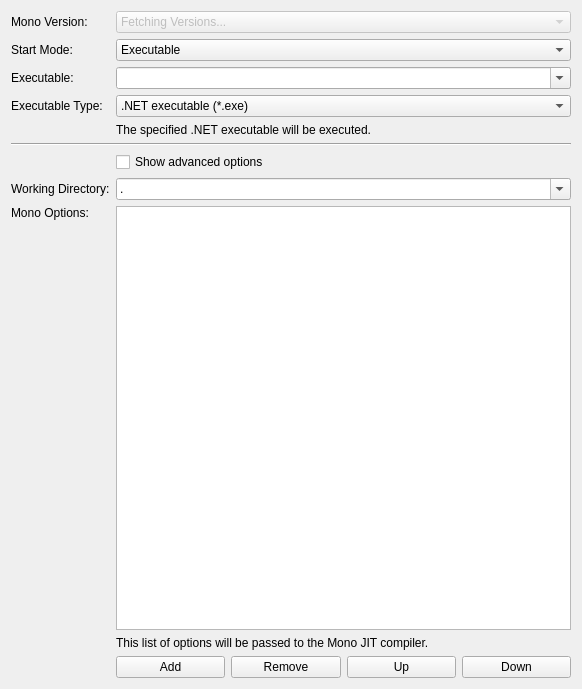
<?xml version="1.0" encoding="UTF-8"?>
<ui version="4.0">
 <class>ProgramPageCSharp</class>
 <widget class="QWidget" name="ProgramPageCSharp">
  <property name="geometry">
   <rect>
    <x>0</x>
    <y>0</y>
    <width>582</width>
    <height>689</height>
   </rect>
  </property>
  <property name="windowTitle">
   <string>Form</string>
  </property>
  <layout class="QVBoxLayout" name="verticalLayout">
   <item>
    <layout class="QGridLayout" name="gridLayout">
     <item row="0" column="0">
      <widget class="QLabel" name="label">
       <property name="text">
        <string>Mono Version:</string>
       </property>
       <property name="buddy">
        <cstring>combo_version</cstring>
       </property>
      </widget>
     </item>
     <item row="0" column="1" colspan="4">
      <widget class="QComboBox" name="combo_version">
       <property name="enabled">
        <bool>false</bool>
       </property>
       <property name="sizePolicy">
        <sizepolicy hsizetype="Preferred" vsizetype="Fixed">
         <horstretch>1</horstretch>
         <verstretch>0</verstretch>
        </sizepolicy>
       </property>
       <item>
        <property name="text">
         <string>Fetching Versions...</string>
        </property>
       </item>
      </widget>
     </item>
     <item row="1" column="0">
      <widget class="QLabel" name="label_3">
       <property name="text">
        <string>Start Mode:</string>
       </property>
       <property name="buddy">
        <cstring>combo_start_mode</cstring>
       </property>
      </widget>
     </item>
     <item row="1" column="1" colspan="4">
      <widget class="QComboBox" name="combo_start_mode">
       <item>
        <property name="text">
         <string>Executable</string>
        </property>
       </item>
      </widget>
     </item>
     <item row="2" column="0">
      <widget class="QLabel" name="label_executable_file">
       <property name="text">
        <string>Executable:</string>
       </property>
       <property name="buddy">
        <cstring>combo_executable_file</cstring>
       </property>
      </widget>
     </item>
     <item row="2" column="1" colspan="4">
      <widget class="QComboBox" name="combo_executable_file">
       <property name="editable">
        <bool>true</bool>
       </property>
       <property name="insertPolicy">
        <enum>QComboBox::NoInsert</enum>
       </property>
      </widget>
     </item>
     <item row="4" column="1" colspan="4">
      <widget class="QLabel" name="label_executable_file_help">
       <property name="text">
        <string>The specified .NET executable will be executed.</string>
       </property>
       <property name="wordWrap">
        <bool>true</bool>
       </property>
      </widget>
     </item>
     <item row="6" column="1" colspan="4">
      <widget class="QCheckBox" name="check_show_advanced_options">
       <property name="text">
        <string>Show advanced options</string>
       </property>
      </widget>
     </item>
     <item row="7" column="0">
      <widget class="QLabel" name="label_working_directory">
       <property name="text">
        <string>Working Directory:</string>
       </property>
      </widget>
     </item>
     <item row="7" column="1" colspan="4">
      <widget class="QComboBox" name="combo_working_directory">
       <property name="editable">
        <bool>true</bool>
       </property>
       <property name="insertPolicy">
        <enum>QComboBox::NoInsert</enum>
       </property>
       <item>
        <property name="text">
         <string>.</string>
        </property>
       </item>
      </widget>
     </item>
     <item row="8" column="0">
      <widget class="QLabel" name="label_options">
       <property name="text">
        <string>Mono Options:</string>
       </property>
       <property name="alignment">
        <set>Qt::AlignLeading|Qt::AlignLeft|Qt::AlignTop</set>
       </property>
      </widget>
     </item>
     <item row="10" column="1">
      <widget class="QPushButton" name="button_add_option">
       <property name="text">
        <string>Add</string>
       </property>
      </widget>
     </item>
     <item row="8" column="1" colspan="4">
      <widget class="ExpandingListWidget" name="list_options"/>
     </item>
     <item row="9" column="1" colspan="4">
      <widget class="QLabel" name="label_options_help">
       <property name="text">
        <string>This list of options will be passed to the Mono JIT compiler.</string>
       </property>
       <property name="wordWrap">
        <bool>true</bool>
       </property>
      </widget>
     </item>
     <item row="10" column="2">
      <widget class="QPushButton" name="button_remove_option">
       <property name="text">
        <string>Remove</string>
       </property>
      </widget>
     </item>
     <item row="10" column="3">
      <widget class="QPushButton" name="button_up_option">
       <property name="text">
        <string>Up</string>
       </property>
      </widget>
     </item>
     <item row="10" column="4">
      <widget class="QPushButton" name="button_down_option">
       <property name="text">
        <string>Down</string>
       </property>
      </widget>
     </item>
     <item row="5" column="0" colspan="5">
      <widget class="Line" name="line">
       <property name="orientation">
        <enum>Qt::Horizontal</enum>
       </property>
      </widget>
     </item>
     <item row="3" column="1" colspan="4">
      <widget class="QComboBox" name="combo_executable_file_type">
       <property name="currentIndex">
        <number>1</number>
       </property>
       <item>
        <property name="text">
         <string>All files</string>
        </property>
       </item>
       <item>
        <property name="text">
         <string>.NET executable (*.exe)</string>
        </property>
       </item>
      </widget>
     </item>
     <item row="3" column="0">
      <widget class="QLabel" name="label_executable_file_type">
       <property name="text">
        <string>Executable Type:</string>
       </property>
      </widget>
     </item>
    </layout>
   </item>
  </layout>
 </widget>
 <customwidgets>
  <customwidget>
   <class>ExpandingListWidget</class>
   <extends>QListWidget</extends>
   <header location="global">brickv.plugin_system.plugins.red.program_wizard_utils</header>
  </customwidget>
 </customwidgets>
 <tabstops>
  <tabstop>combo_version</tabstop>
  <tabstop>combo_start_mode</tabstop>
  <tabstop>combo_executable_file</tabstop>
  <tabstop>check_show_advanced_options</tabstop>
  <tabstop>combo_working_directory</tabstop>
  <tabstop>list_options</tabstop>
  <tabstop>button_add_option</tabstop>
  <tabstop>button_remove_option</tabstop>
  <tabstop>button_up_option</tabstop>
  <tabstop>button_down_option</tabstop>
 </tabstops>
 <resources/>
 <connections/>
</ui>
